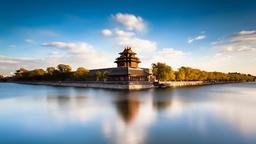
#> input picture cover_img/img1.jpg, 256 x 144 px, shrunk from 3840 x 2160 before the run
$ python SLSB2.py
#> lines starting #> are read from the running program, lines starting #| are printed output that depends on the picture
#> the answer given: 1
#> in main, img is the input picture: shape (144, 256, 3); mean B, G, R 165.3, 151.1, 126.7
#> (reads test.txt from the repository)
#> the answer given: y
#> the answer given: y
import cv2
import time
import numpy as np
import random as rm

def encrypt_img(img, key):
    """Encrypt image by shuffling pixels based on a key."""
#> called with key = 487
    h, w, c = img.shape
#> h = 144; w = 256; c = 3
    flat = img.reshape(-1, c)

    rng = np.random.default_rng(seed=key)
    shuffled = flat[rng.permutation(flat.shape[0])]

    return shuffled.reshape(h, w, c)
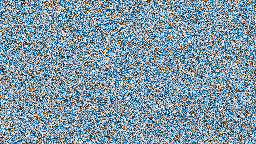
#> returned value: shape (144, 256, 3); mean of channels 0, 1, 2 165.3, 151.1, 126.7; drawn as B, G, R

def decrypt_img(scrambled_img, key):
    """Decrypt image that was shuffled using the same key."""
    h, w, c = scrambled_img.shape
    flat = scrambled_img.reshape(-1, c)

    rng = np.random.default_rng(seed=key)
    perm = rng.permutation(flat.shape[0])
    inv_perm = np.argsort(perm)

    unshuffled = flat[inv_perm]
    return unshuffled.reshape(h, w, c)

def insert(image, message, ss1, ss2, numberOfBlocks, verbose, opEnc="n"):
    height, width, channel = image.shape
    img_size = height*width

    if opEnc == "y":
        key = int(((ss1 + ss2)/0.04)*255)                    # generate key from ss1 and ss2 that ranges from 0 to 255
        img = encrypt_img(image, key)
        if verbose:
            print("+ Image encrypted")
    elif opEnc == "n":
        img = image
        if verbose:
            print("+ Encryption skipped\n")

    # 3d to 1d matrix
    if verbose:
        print('+ processing - Flattening the Image from 3D to 1D', end="", flush=True)                                      # VERBOSE
        time.sleep(1)  # Adding a small delay for better readability in output
    flattenImg = img.flatten()

    # img to binary
    if verbose:
        print('\r+ processing - Converting flattened image to binary', end="", flush=True)                                 # VERBOSE
        time.sleep(1)  # Adding a small delay for better readability in output
    binary_img = np.vectorize(lambda x: format(x, '08b'))(flattenImg)

    # text to binary
    if verbose:
        print("\r+ processing - Converting text to binary           ", end="", flush=True)                                  # VERBOSE
        time.sleep(1)  # Adding a small delay for better readability in output
    binary_msg = [format(ord(c), "08b") for c in message]
    msg_length = len(binary_msg)

    if verbose:
        print("\r+ processing - Completed                            ", end="", flush=True)                                 # VERBOSE
        time.sleep(1)  # Adding a small delay for better readability in output

    # assigning values for the PK component
    startPOS = int(ss1*img_size) + int(ss2*img_size)        # starting position in the image
#> startPOS = 2820
    block_size = int(msg_length/numberOfBlocks)               # size of msg block
    lastMsgBlock = msg_length - block_size * numberOfBlocks

    if verbose:
        print("\n+ Embedding message...")
    start = time.perf_counter()
    for i in range(numberOfBlocks):
        if block_size == 0:
            continue
        # get the image block
        startRange = startPOS + i * block_size * 4           # the starting range of image block
        endRange = startPOS + (i + 1) * block_size * 4       # the ending range of image block
        imgBlock_1d = binary_img[startRange:endRange]   # extracted block of 1D image array
        imgBlock_2d = np.array([list(map(int, row)) for row in imgBlock_1d]) # reshaping block from 1d to 2d

        # get the msg block
        msgStart = i * block_size                            # the starting range of message block/ similar to image
        msgEnd = (i + 1) * block_size                        # the ending range of message block/ similar to image
        msgBlock_1d = binary_msg[msgStart:msgEnd]       # extracted 1d msg array
        msgBlock_flat = []                              # to store values in int instead of string (below loop is to str -> int)

        for binary in msgBlock_1d:                      # each value in 1d msg array is a single value
            for bit in binary:                          # and we need to split all the values to reshape into 2D
                msgBlock_flat.append(int(bit))          # 1D msg array flattened, each bits is separated
        msgBlock_2d = np.array(msgBlock_flat).reshape(block_size*4, 2)   # 1D to 2D with 2 columns

        # inserting msg to image
        imgBlock_2d[:, 6:8] = msgBlock_2d
        imgBlock_1d = np.array([''.join(map(str, row)) for row in imgBlock_2d])

        binary_img[startRange:endRange] = imgBlock_1d

    if lastMsgBlock > 0:
        # get the last image block
        startRange = startPOS + numberOfBlocks * block_size * 4                      # the starting range of image block
#> startRange = 3700
        endRange = startPOS + numberOfBlocks * block_size * 4 + lastMsgBlock * 4     # the ending range of image block
#> endRange = 3708

        lastImgBlock_1d = binary_img[startRange:endRange]
        lastImgBlock_2d = np.array([list(map(int, row)) for row in lastImgBlock_1d])

        # get the last message block
        msgStart = numberOfBlocks * block_size                            # the starting range of message block/ similar to image
        msgEnd = numberOfBlocks * block_size + lastMsgBlock               # the ending range of message block/ similar to image
        lastMsgBlock_1d = binary_msg[msgStart:msgEnd]

        lastMsgBlock_flat = []
        for binary in lastMsgBlock_1d:                      # each value in 1d msg array is a single value
            for bit in binary:                              # and we need to split all the values to reshape into 2D
                lastMsgBlock_flat.append(int(bit))          # 1D msg array flattened, each bits is separated
#> after the loop, lastMsgBlock_flat = [0, 1, 1, 1, 0, 0, 1, 1, 0, 0, 1, 0, 0, 0, 0, 0]

        lastMsgBlock_2d = np.array(lastMsgBlock_flat).reshape(lastMsgBlock*4, 2)   # 1D to 2D with 2 columns
#> lastMsgBlock_2d = [[0, 1], [1, 1], [0, 0], [1, 1], [0, 0], [1, 0], [0, 0], [0, 0]]

        # inserting last block of message into last block of image
        lastImgBlock_2d[:, 6:8] = lastMsgBlock_2d
        lastImgBlock_1d = np.array([''.join(map(str, row)) for row in lastImgBlock_2d])

        binary_img[startRange:endRange] = lastImgBlock_1d

    end = time.perf_counter()
    print(f"[+] SLSB2 Time taken to embed message:    {(end - start):.5f} seconds")                                             # VERBOSE
    if verbose:
        print("+ Message embedded successfully")
    # Converting binary image to image
    if verbose:
        print('\n+ processing - Converting binary image to 3d image ', end="", flush=True)
    pixel_values = np.array([int(pixel, 2) for pixel in binary_img], dtype=np.uint8)
    image = pixel_values.reshape((height, width, channel))
    if opEnc == "y":
        if verbose:
            print("\r+ processing - Saving Decrypted Image               ", end="", flush=True)                             # VERBOSE
        image = decrypt_img(image, key)
    if verbose:
        print("\r+ processing - Completed                            ", end="", flush=True)                                 # VERBOSE
    return image

# [75 lines left out: function extract, not called in this run]

def randKeys(msg_length):
    """
    Encode msg_length into ss1, ss2 (range 0..0.15) and return (ss1, ss2, seed).
    The seed must be kept/sent to the extractor so it can decode exactly.
    """

    BASE = 100000                # 5 decimal places
    M_UNITS = int(0.15 * BASE)   # = 15000

    # capacity check: requires high < M_UNITS
    low  = msg_length % M_UNITS
    high = msg_length // M_UNITS
    if high >= M_UNITS:
        raise ValueError(f"msg_length too large; max supported is {M_UNITS * M_UNITS - 1}")

    # random seed (returned so extractor can decode)
    seed = rm.randint(0, 2**31 - 1)
    rng = rm.Random(seed)

    # random offsets (same range as units)
    r1 = rng.randrange(M_UNITS)
    r2 = rng.randrange(M_UNITS)

    # embed (modular)
    ss1_units = (low  + r1) % M_UNITS
    ss2_units = (high + r2) % M_UNITS

    # convert to float keys in range [0, 0.14999...] and round to 5 decimals
    key1 = round(ss1_units / BASE, 5)
    key2 = round(ss2_units / BASE, 5)

    return key1, key2, seed


# [30 lines left out: functions length_from_keys, imgcap, not called in this run]

def main():
    option = 88
    while option != 0:
        print("""
    1. Embed msg in image
    2. Extract msg from image
    3. Show image capacity
    0. EXIT
    """)
        option = int(input("> select option: "))
#> the answer given: 1
        if option == 1:
            print("+ option 1 selected")
            img_path = "cover_img/img1.jpg"# input("image name: ")
            text_path = "test.txt"
            img = cv2.imread(img_path)  # Reading an image
            with open(text_path, "r", encoding="utf-8") as f:
                message = f.read()
            msg_length = len(message)
            opKey = input("\n> generate keys (y/n): ").lower()
#> the answer given: y
            if opKey == "y":
                print("____________________")
                print("SAVE THESE KEYS!")
                ss1, ss2, seed = randKeys(msg_length)
                print("ss1:", ss1)
                print("ss2:", ss2)
                print("seed:", seed)
                print("____________________")
            elif opKey == "n":
                ss1 = float(input("\n> enter key value 01: "))      # scaling step 1
                ss2 = float(input("\n> enter key value 02: "))      # scaling step 2
                seed = int(input("\n> enter seed value: "))
            else:
                print("unknown command")
                break
            opEnc = input("\n> Encrypt image (y/n): ").lower()
#> the answer given: y
            numberOfBlocks = 4
            stego_img = insert(img, message, ss1, ss2, numberOfBlocks, verbose=True, opEnc=opEnc)
            cv2.imwrite("stego.png", stego_img)

        elif option == 2:
            print("+ option 2 selected")
            img_path = "stego.png"# input("image name: ")
            img = cv2.imread(img_path)  # Reading an image
            xss1 = float(input("\n> enter key value 01: "))     # scaling step 1
            xss2 = float(input("> enter key value 02: "))    # scaling step 2
            seed = int(input("> enter seed: "))
            msg_length = length_from_keys(xss1, xss2, seed)
            xnumberOfBlocks = 4
            opEnc = input("\n> Encrypt image (y/n): ").lower()
            content = extract(img, xss1, xss2, xnumberOfBlocks, msg_length, verbose=True, opEnc=opEnc)
            with open("stego_out.txt", "w", encoding="utf-8") as f:
                f.write(content)
            print("\n+ Extracted message: ", content)

        elif option == 3:
            print("+ option 3 selected")
            img_path = "cover_img/img1.jpg"
            img = cv2.imread(img_path)  # Reading an image
            imgcap(img)
        else:
            print("+ option 0 selected")
            continue

# This ensures main() runs only when this script is executed directly
if __name__ == "__main__":
#> (the run stopped early here; a loop or call above may not have finished)
